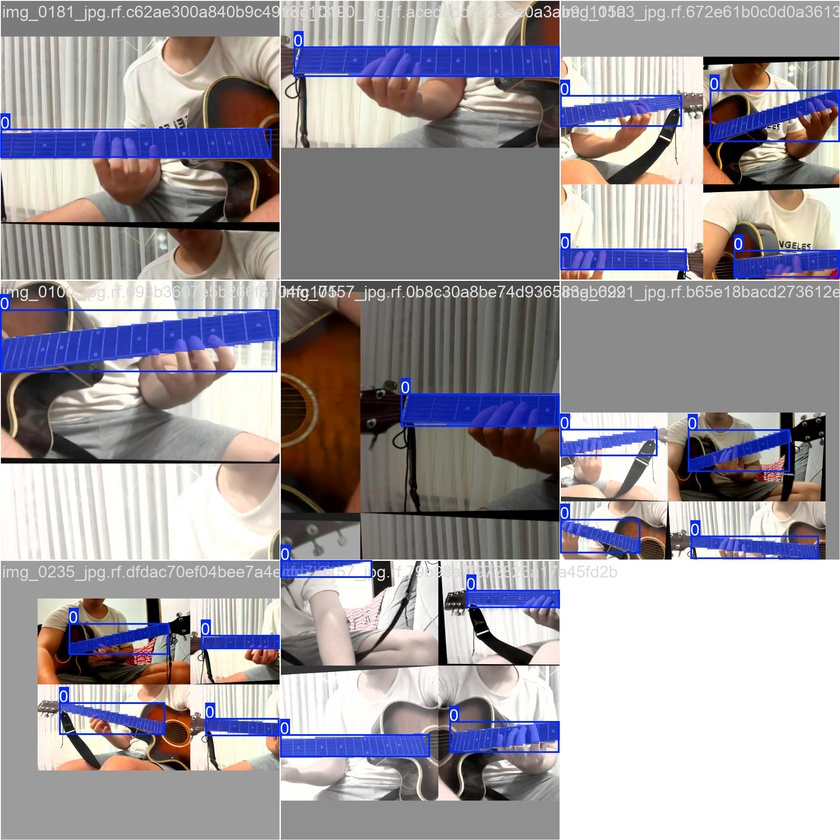
#> input picture runs/segment/models/runs/fretboard_seg_v1/train_batch0.jpg, 840 x 840 px, shrunk from 1920 x 1920 before the run
$ python -i grid.py   (imports and definitions only)
#> lines starting #> are read from the running program, lines starting #| are printed output that depends on the picture
#> further down, picture is the input picture: shape (840, 840, 3); mean B, G, R 157.5, 151.4, 156
import cv2
import numpy as np

def preprocess(frame):
	gray = cv2.cvtColor(frame, cv2.COLOR_BGR2GRAY)
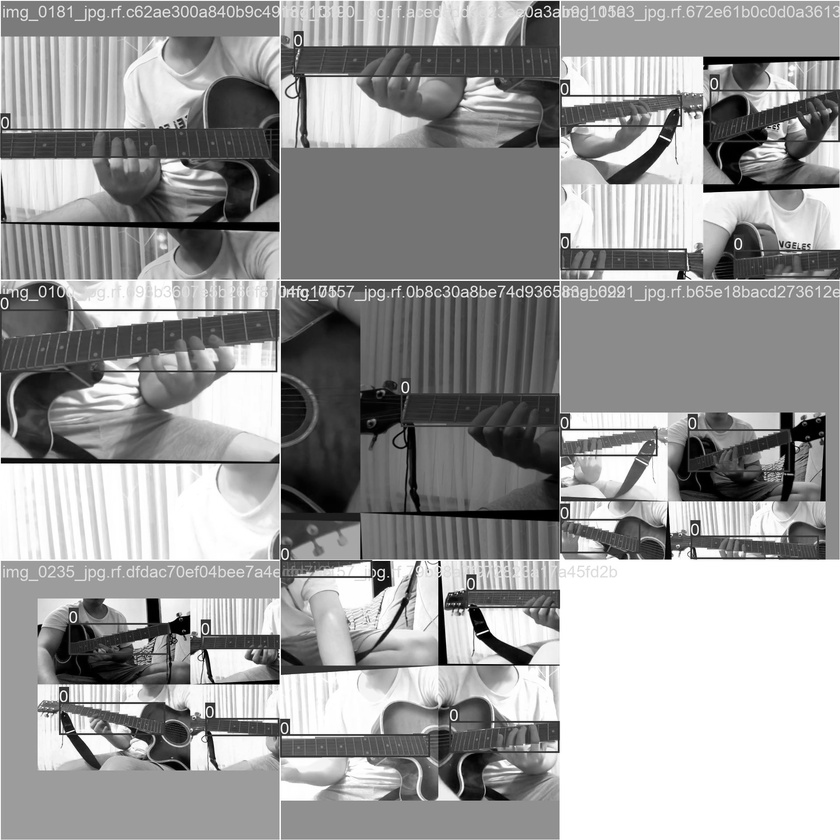
#> gray: shape (840, 840); min 0, max 255, mean 153.5
	blurred = cv2.GaussianBlur(gray, (5, 5), 0)
	edges = cv2.Canny(blurred, threshold1=50, threshold2=150)
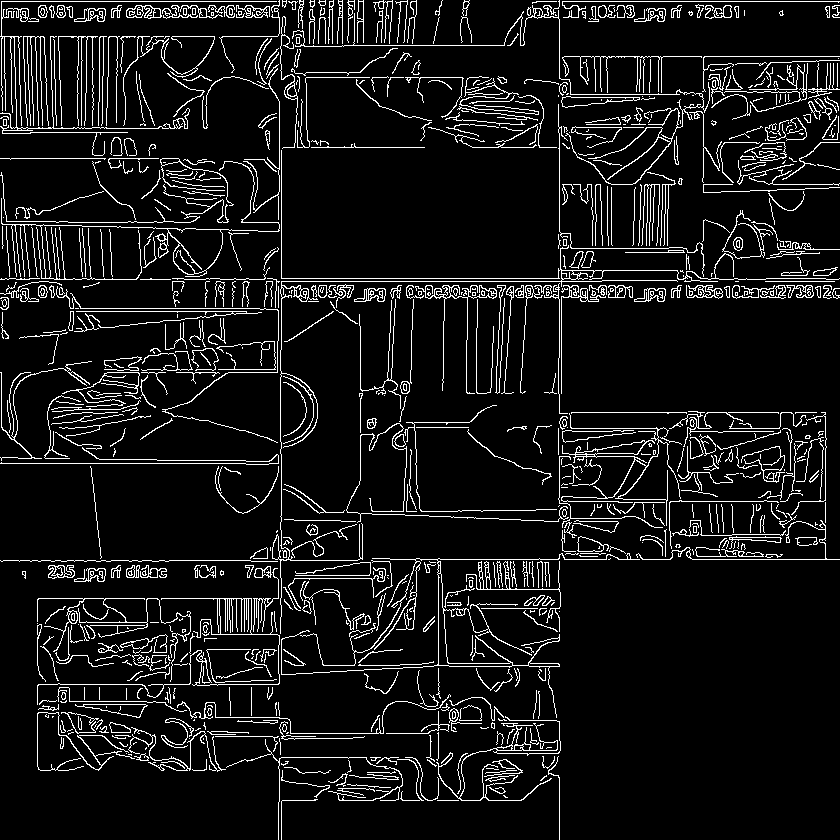
#> edges: shape (840, 840); 8.5% white in thin lines or dots
	return edges

def find_lines(edges):
	lines = cv2.HoughLinesP(
		edges,
		rho=1,
		theta=np.pi / 180,
		threshold=85,
		minLineLength=100,
		maxLineGap=20
	)
	return lines if lines is not None else []
def draw_lines(frame, lines):
	for line in lines:
		x1, y1, x2, y2 = line[0]
		cv2.line(frame, (x1, y1), (x2, y2), (0, 255, 0), 1)
	return frame
def classify_lines(lines):
	horizontal, vertical = [], []
	for line in lines:
		x1, y1, x2, y2 = line[0]
		angle = np.degrees(np.arctan2(abs(y2 - y1), abs(x2 - x1)))
		if angle < 20:          # nearly horizontal → strings
			horizontal.append(line)
		elif angle > 70:        # nearly vertical → frets
			vertical.append(line)
	return horizontal, vertical

>>> import cv2
>>> picture = cv2.imread('../../runs/segment/models/runs/fretboard_seg_v1/train_batch0.jpg')
>>> result = preprocess(picture)

$ run again, on runs/segment/models/runs/fretboard_seg_v1/train_batch1.jpg
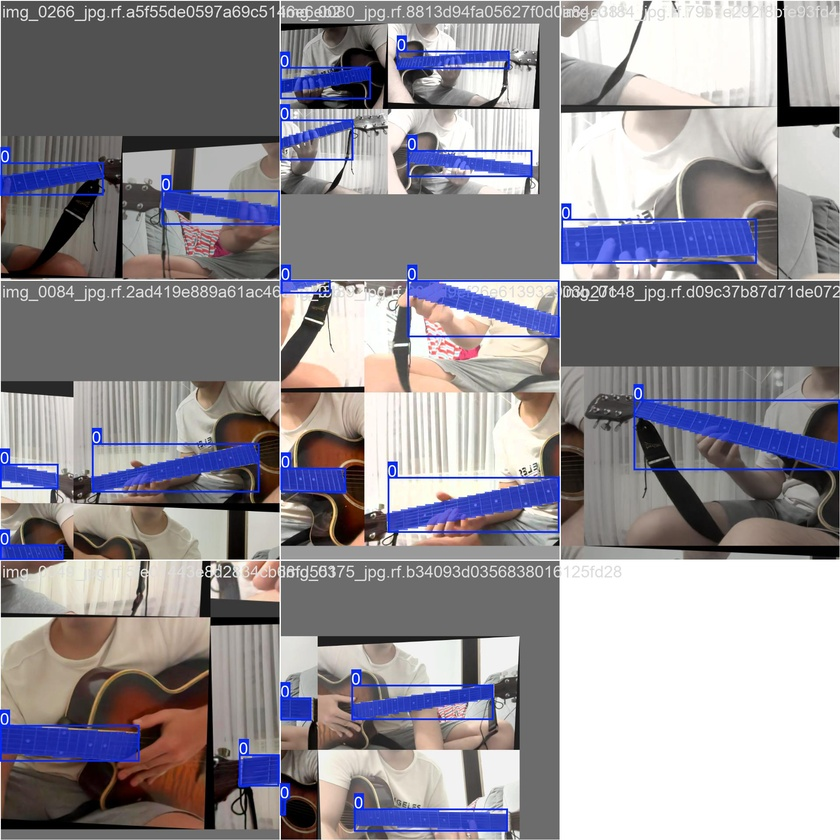
#> input picture runs/segment/models/runs/fretboard_seg_v1/train_batch1.jpg, 840 x 840 px, shrunk from 1920 x 1920 before the run
#> picture is the input picture: shape (840, 840, 3); mean B, G, R 149, 142.4, 145.9
#> in preprocess, `gray = cv2.cvtColor(frame, cv2.COLOR_BGR2GRAY)`:
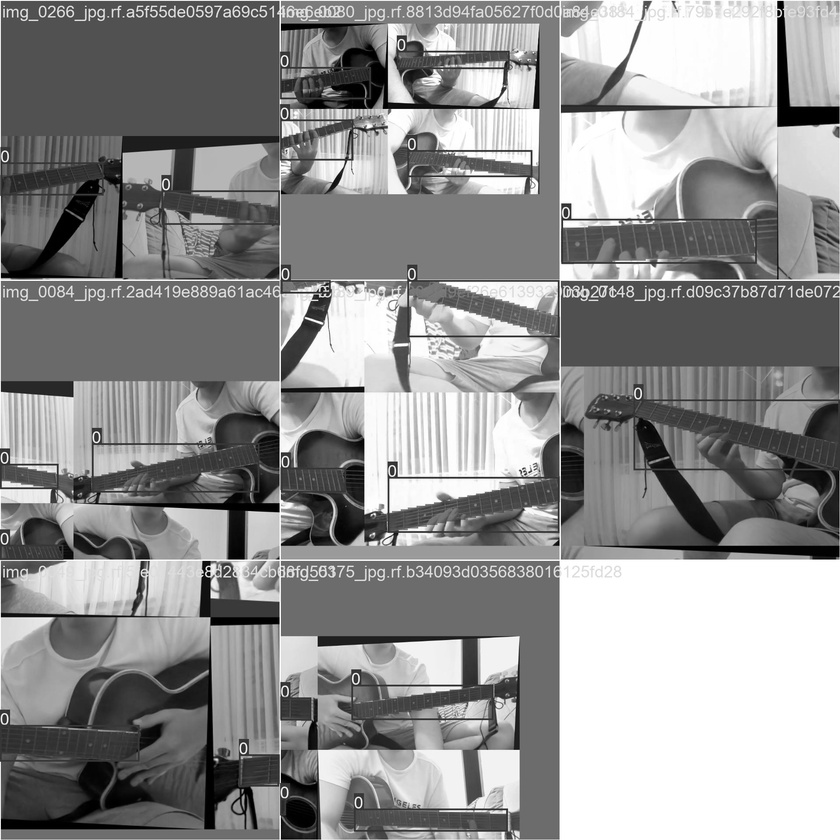
#> gray: shape (840, 840); min 0, max 255, mean 144.2
#> in preprocess, `edges = cv2.Canny(blurred, threshold1=50, threshold2=150)`:
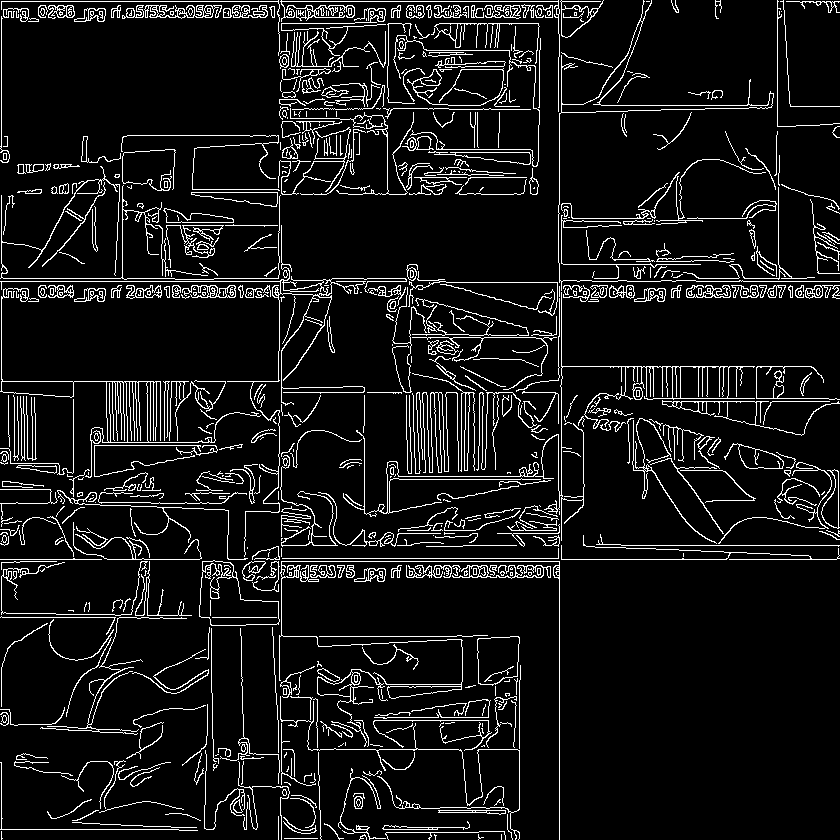
#> edges: shape (840, 840); 8.4% white in thin lines or dots

$ run again, on runs/segment/models/runs/fretboard_seg_v1/train_batch2.jpg
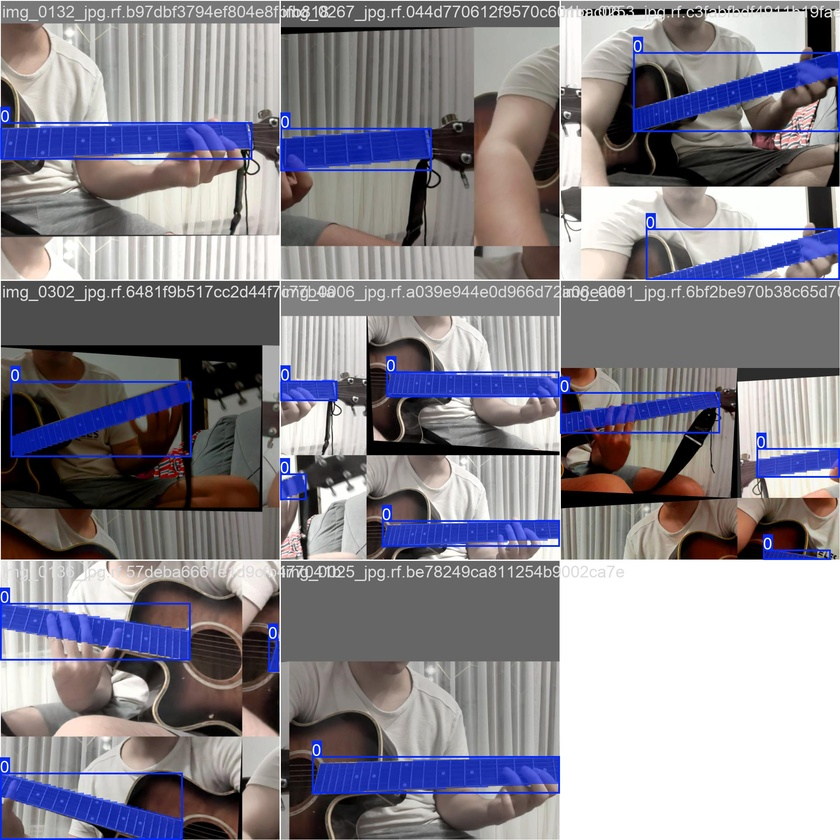
#> input picture runs/segment/models/runs/fretboard_seg_v1/train_batch2.jpg, 840 x 840 px, shrunk from 1920 x 1920 before the run
#> picture is the input picture: shape (840, 840, 3); mean B, G, R 142.4, 133.5, 136.6
#> in preprocess, `gray = cv2.cvtColor(frame, cv2.COLOR_BGR2GRAY)`:
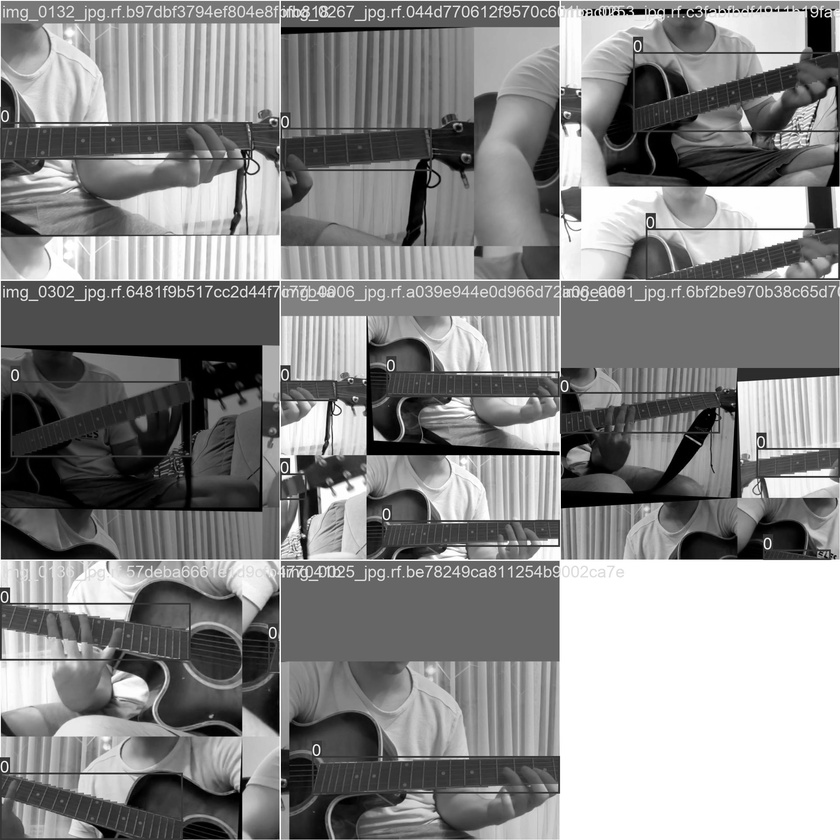
#> gray: shape (840, 840); min 0, max 255, mean 135.4
#> in preprocess, `edges = cv2.Canny(blurred, threshold1=50, threshold2=150)`:
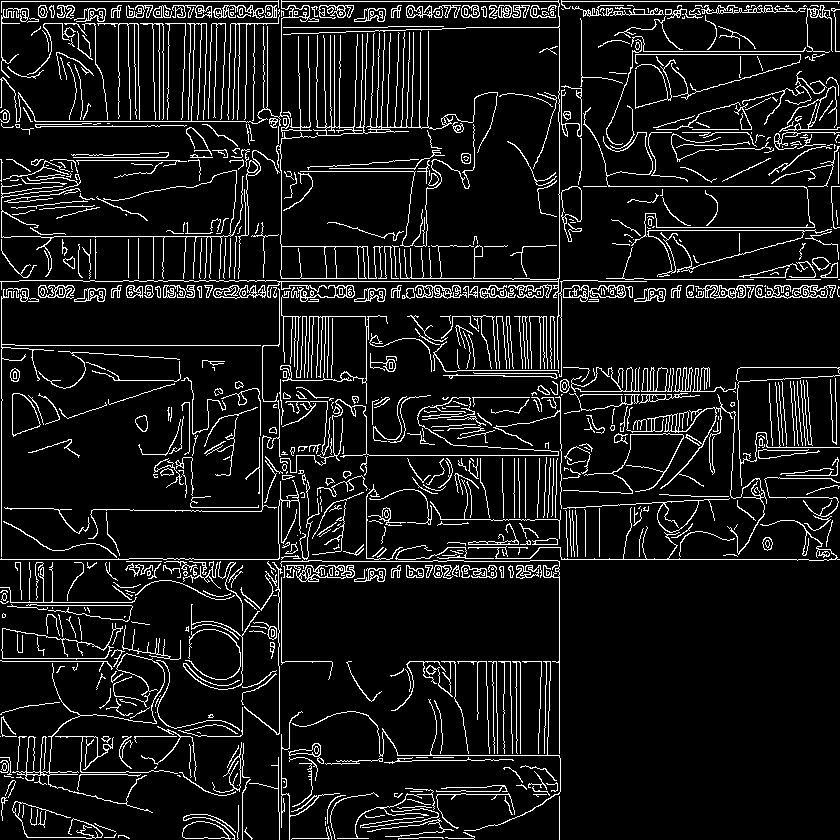
#> edges: shape (840, 840); 9.5% white in thin lines or dots

$ run again, on runs/segment/models/runs/fretboard_seg_v1/train_batch4450.jpg
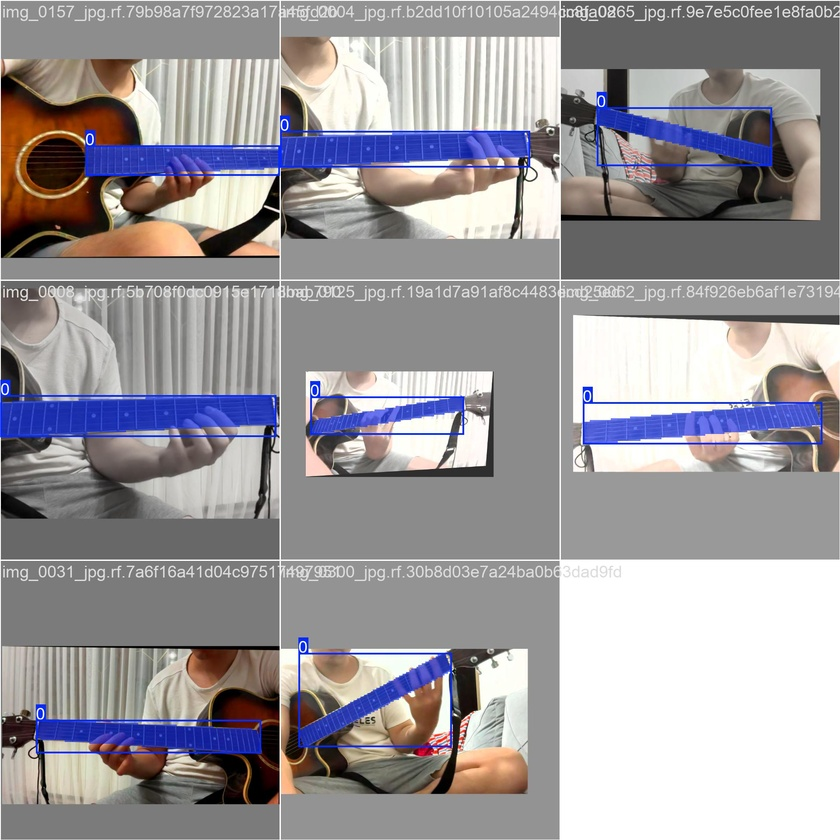
#> input picture runs/segment/models/runs/fretboard_seg_v1/train_batch4450.jpg, 840 x 840 px, shrunk from 1920 x 1920 before the run
#> picture is the input picture: shape (840, 840, 3); mean B, G, R 156.3, 152, 155.4
#> in preprocess, `gray = cv2.cvtColor(frame, cv2.COLOR_BGR2GRAY)`:
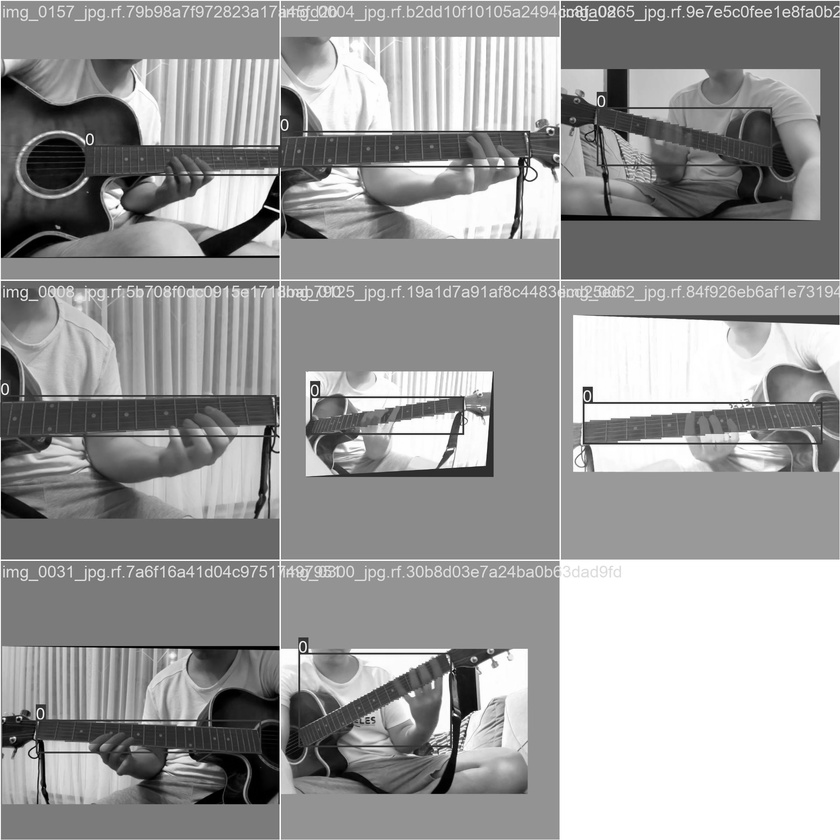
#> gray: shape (840, 840); min 0, max 255, mean 153.5
#> in preprocess, `edges = cv2.Canny(blurred, threshold1=50, threshold2=150)`:
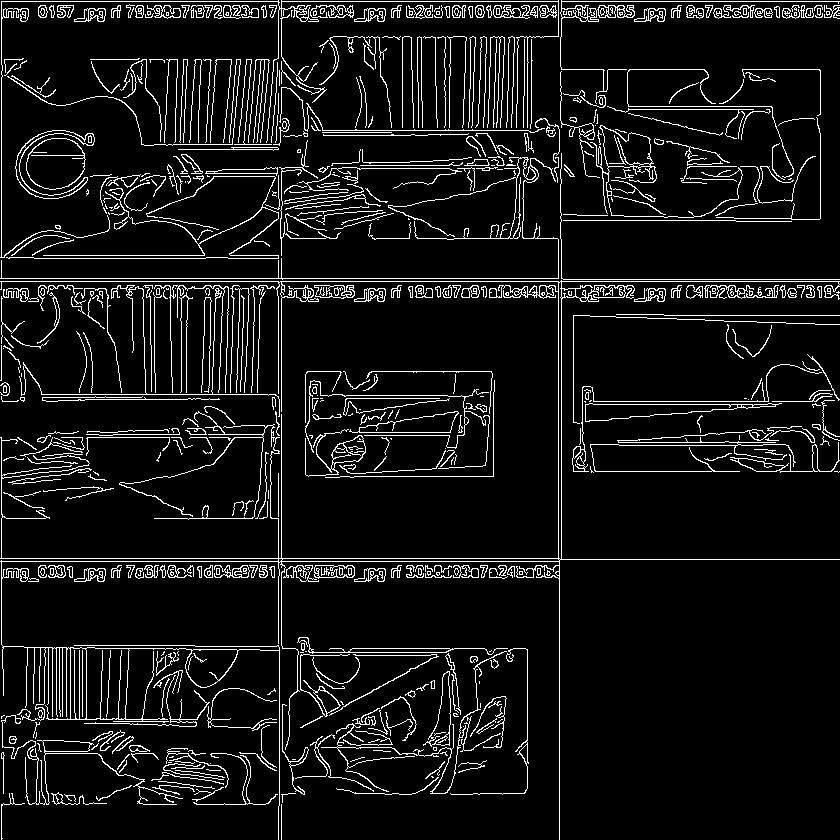
#> edges: shape (840, 840); 8% white in thin lines or dots
